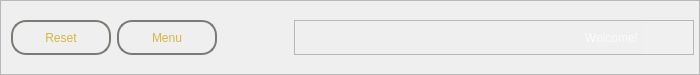
         <widget class="QFrame" name="frame_menu">
          <property name="minimumSize">
           <size>
            <width>700</width>
            <height>75</height>
           </size>
          </property>
          <property name="maximumSize">
           <size>
            <width>700</width>
            <height>75</height>
           </size>
          </property>
          <property name="styleSheet">
           <string notr="true">#frame_menu {
background-color: rgba(39,52,45,255);
border: 4px solid black;
border-top-left-radius: 20px;
border-top-right-radius: 20px;
}

QPushButton::hover {
border: 2px solid rgba(212,185,58,255);
background-color: rgba(212,185,58,25);
}

QPushButton{
font: 16pt &quot;Arial&quot;;
border: 2px solid  rgb(120,124,116);
border-radius: 15px;
color: rgba(212,185,58,255);
}

QLabel {
font: 24pt &quot;Arial&quot;;
font: 87 32pt &quot;Arial Black&quot;;
color: rgb(250,251,255);
border-radius: 40px;
}</string>
          </property>
          <property name="frameShape">
           <enum>QFrame::StyledPanel</enum>
          </property>
          <property name="frameShadow">
           <enum>QFrame::Raised</enum>
          </property>
          <layout class="QGridLayout" name="gridLayout_5">
           <property name="leftMargin">
            <number>10</number>
           </property>
           <property name="topMargin">
            <number>0</number>
           </property>
           <property name="rightMargin">
            <number>5</number>
           </property>
           <property name="bottomMargin">
            <number>0</number>
           </property>
           <item row="0" column="0">
            <widget class="QPushButton" name="button_reset">
             <property name="minimumSize">
              <size>
               <width>100</width>
               <height>35</height>
              </size>
             </property>
             <property name="maximumSize">
              <size>
               <width>100</width>
               <height>35</height>
              </size>
             </property>
             <property name="cursor">
              <cursorShape>PointingHandCursor</cursorShape>
             </property>
             <property name="text">
              <string>Reset</string>
             </property>
            </widget>
           </item>
           <item row="0" column="1">
            <widget class="QPushButton" name="button_menu">
             <property name="minimumSize">
              <size>
               <width>100</width>
               <height>35</height>
              </size>
             </property>
             <property name="maximumSize">
              <size>
               <width>100</width>
               <height>35</height>
              </size>
             </property>
             <property name="cursor">
              <cursorShape>PointingHandCursor</cursorShape>
             </property>
             <property name="text">
              <string>Menu</string>
             </property>
            </widget>
           </item>
           <item row="0" column="2">
            <spacer name="spacerH_1">
             <property name="orientation">
              <enum>Qt::Horizontal</enum>
             </property>
             <property name="sizeHint" stdset="0">
              <size>
               <width>40</width>
               <height>20</height>
              </size>
             </property>
            </spacer>
           </item>
           <item row="0" column="3">
            <widget class="QFrame" name="frame_announce">
             <property name="minimumSize">
              <size>
               <width>400</width>
               <height>0</height>
              </size>
             </property>
             <property name="maximumSize">
              <size>
               <width>300</width>
               <height>16777215</height>
              </size>
             </property>
             <property name="styleSheet">
              <string notr="true">#label_announce {
font: 700 16pt &quot;Forte&quot;;;
}

#label_cd {
font: 700 32pt &quot;Forte&quot;;
color: rgba(212,185,58,255);
background-color: rgba(255,255,255,15);
border-radius: 20px;
}
</string>
             </property>
             <property name="frameShape">
              <enum>QFrame::StyledPanel</enum>
             </property>
             <property name="frameShadow">
              <enum>QFrame::Raised</enum>
             </property>
             <layout class="QHBoxLayout" name="horizontalLayout_3">
              <property name="spacing">
               <number>5</number>
              </property>
              <property name="leftMargin">
               <number>0</number>
              </property>
              <property name="topMargin">
               <number>0</number>
              </property>
              <property name="rightMargin">
               <number>0</number>
              </property>
              <property name="bottomMargin">
               <number>0</number>
              </property>
              <item>
               <spacer name="spacerH_2">
                <property name="orientation">
                 <enum>Qt::Horizontal</enum>
                </property>
                <property name="sizeHint" stdset="0">
                 <size>
                  <width>40</width>
                  <height>20</height>
                 </size>
                </property>
               </spacer>
              </item>
              <item>
               <widget class="QLabel" name="label_announce">
                <property name="minimumSize">
                 <size>
                  <width>250</width>
                  <height>0</height>
                 </size>
                </property>
                <property name="toolTip">
                 <string>&lt;html&gt;&lt;head/&gt;&lt;body&gt;&lt;p&gt;Welcome to Blackjack!&lt;/p&gt;&lt;/body&gt;&lt;/html&gt;</string>
                </property>
                <property name="whatsThis">
                 <string>&lt;html&gt;&lt;head/&gt;&lt;body&gt;&lt;p&gt;&lt;br/&gt;&lt;/p&gt;&lt;/body&gt;&lt;/html&gt;</string>
                </property>
                <property name="layoutDirection">
                 <enum>Qt::RightToLeft</enum>
                </property>
                <property name="text">
                 <string>Welcome!</string>
                </property>
                <property name="scaledContents">
                 <bool>false</bool>
                </property>
                <property name="alignment">
                 <set>Qt::AlignRight|Qt::AlignTrailing|Qt::AlignVCenter</set>
                </property>
               </widget>
              </item>
              <item alignment="Qt::AlignRight">
               <widget class="QLabel" name="label_cd">
                <property name="enabled">
                 <bool>true</bool>
                </property>
                <property name="minimumSize">
                 <size>
                  <width>50</width>
                  <height>0</height>
                 </size>
                </property>
                <property name="maximumSize">
                 <size>
                  <width>99999</width>
                  <height>16777215</height>
                 </size>
                </property>
                <property name="whatsThis">
                 <string>&lt;html&gt;&lt;head/&gt;&lt;body&gt;&lt;p&gt;10&lt;/p&gt;&lt;/body&gt;&lt;/html&gt;</string>
                </property>
                <property name="text">
                 <string/>
                </property>
                <property name="textFormat">
                 <enum>Qt::PlainText</enum>
                </property>
                <property name="scaledContents">
                 <bool>false</bool>
                </property>
                <property name="alignment">
                 <set>Qt::AlignCenter</set>
                </property>
               </widget>
              </item>
             </layout>
            </widget>
           </item>
          </layout>
         </widget>
